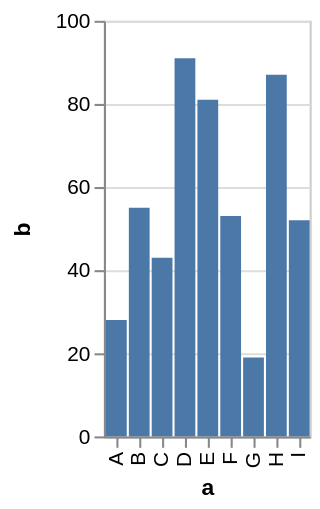

Vega-Lite specification stored for this chart:
### Vega specification from a JSON file in a GitHub repository (floating-point values rounded to 4 significant figures)
{"$schema": "https://vega.github.io/schema/vega/v3.0.json", "description": "A simple bar chart with embedded data.", "autosize": "pad", "padding": 5, "style": "cell", "data": [{"name": "source_0", "values": [{"a": "A", "b": 28}, {"a": "B", "b": 55}, {"a": "C", "b": 43}, {"a": "D", "b": 91}, {"a": "E", "b": 81}, {"a": "F", "b": 53}, {"a": "G", "b": 19}, {"a": "H", "b": 87}, {"a": "I", "b": 52}]}, {"name": "data_0", "source": "source_0", "transform": [{"type": "formula", "expr": "toNumber(datum[\"b\"])", "as": "b"}, {"type": "filter", "expr": "datum[\"b\"] !== null && !isNaN(datum[\"b\"])"}]}], "signals": [{"name": "x_step", "value": 11}, {"name": "width", "update": "bandspace(domain('x').length, 0.1, 0.05) * x_step"}, {"name": "height", "update": "200"}], "marks": [{"name": "marks", "type": "rect", "role": "bar", "style": ["bar"], "from": {"data": "data_0"}, "encode": {"update": {"x": {"scale": "x", "field": "a"}, "width": {"scale": "x", "band": true}, "y": {"scale": "y", "field": "b"}, "y2": {"scale": "y", "value": 0}, "fill": {"value": "#4c78a8"}}}}], "scales": [{"name": "x", "type": "band", "domain": {"data": "data_0", "field": "a", "sort": true}, "range": {"step": {"signal": "x_step"}}, "round": true, "paddingInner": 0.1, "paddingOuter": 0.05}, {"name": "y", "type": "linear", "domain": {"data": "data_0", "field": "b"}, "range": [{"signal": "height"}, 0], "round": true, "nice": true, "zero": true}], "axes": [{"scale": "x", "labelOverlap": true, "orient": "bottom", "title": "a", "zindex": 1, "encode": {"labels": {"update": {"angle": {"value": 270}, "align": {"value": "right"}, "baseline": {"value": "middle"}}}}}, {"scale": "y", "labelOverlap": true, "orient": "left", "tickCount": {"signal": "ceil(height/40)"}, "title": "b", "zindex": 1}, {"scale": "y", "domain": false, "grid": true, "labels": false, "maxExtent": 0, "minExtent": 0, "orient": "left", "tickCount": {"signal": "ceil(height/40)"}, "ticks": false, "zindex": 0, "gridScale": "x"}], "config": {"axis": {"domainColor": "#888", "tickColor": "#888"}, "axisY": {"minExtent": 30}, "style": {"cell": {"fill": "transparent", "stroke": "#ccc"}}}}
